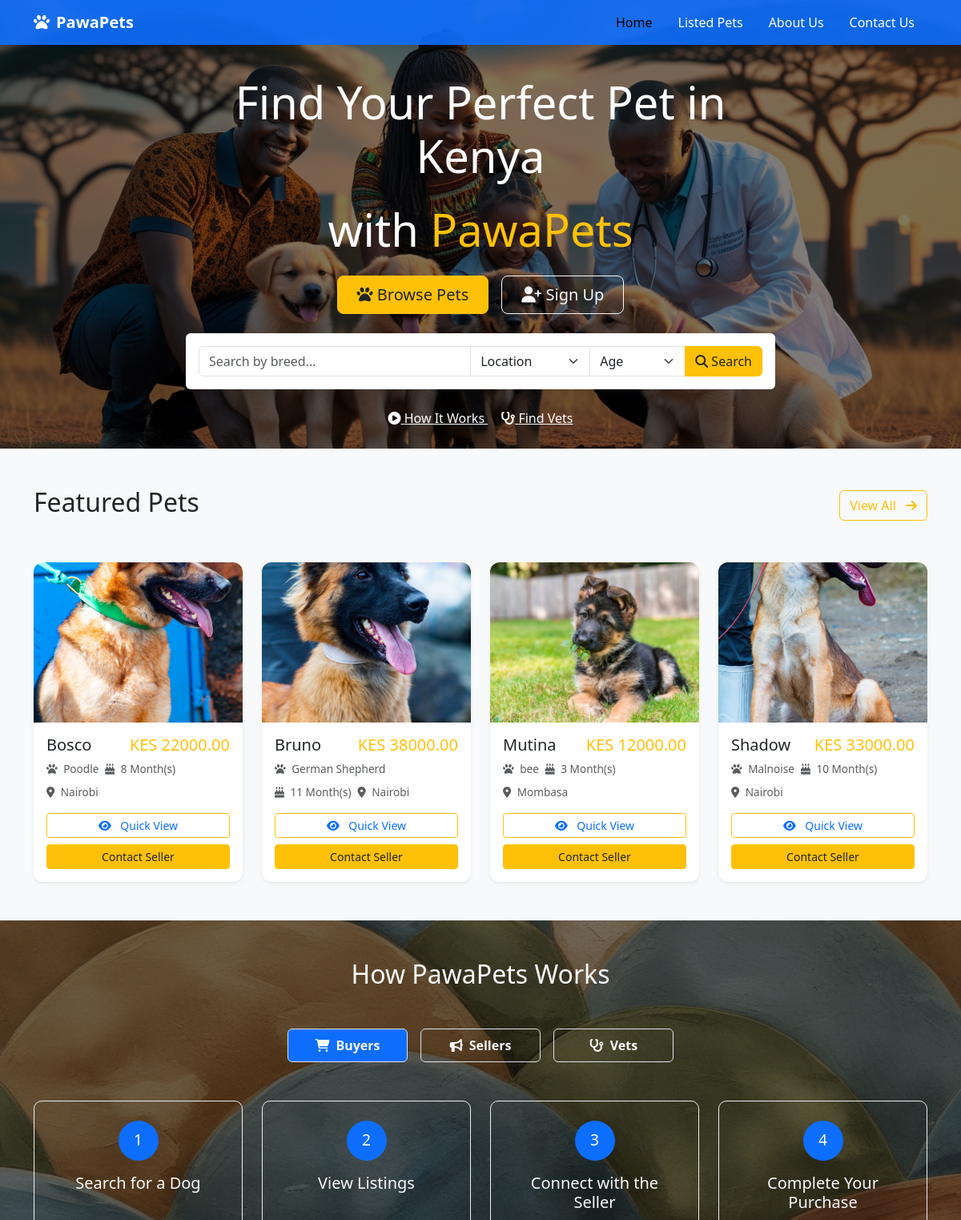
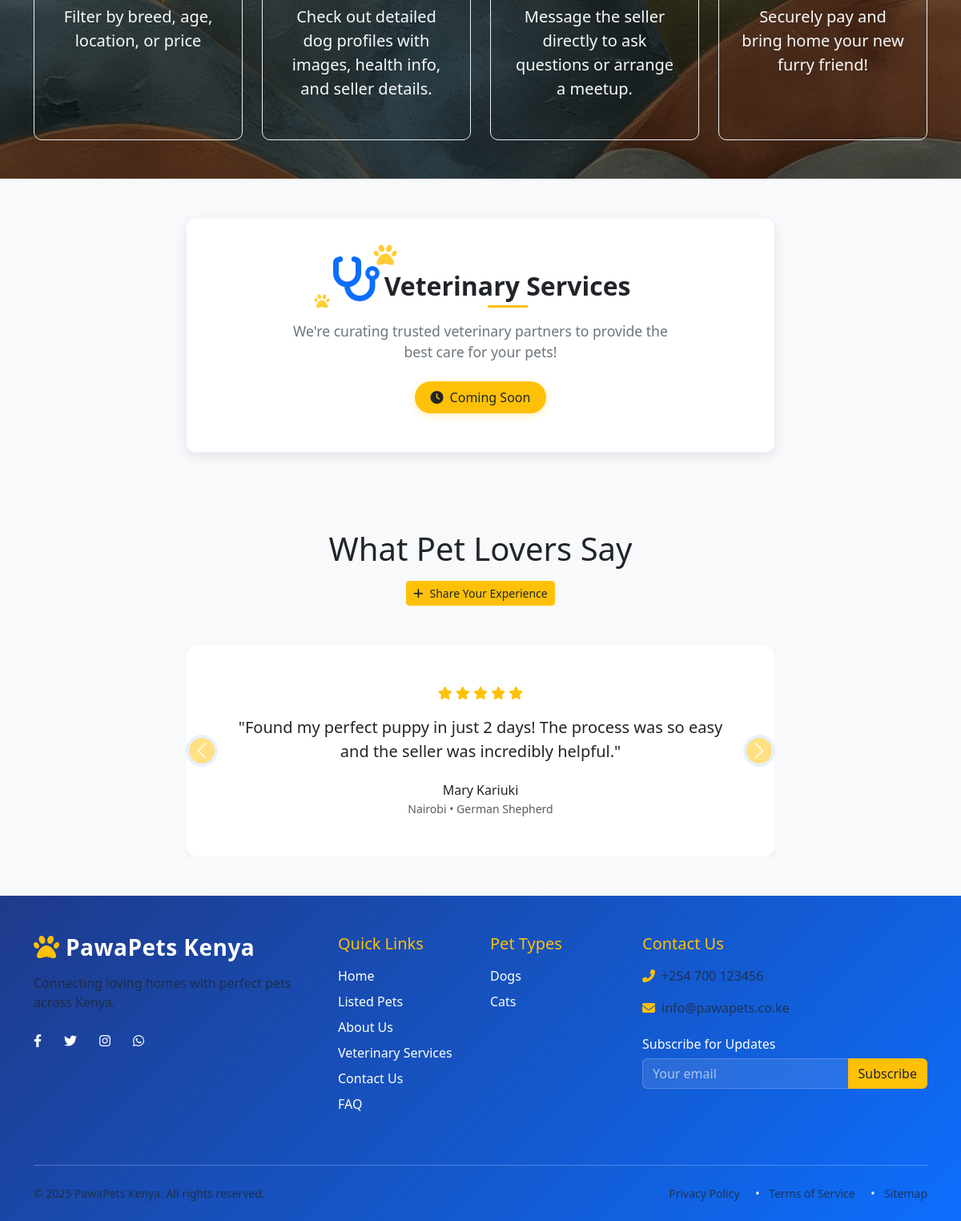
The page / on the database its author committed (2 pictures, top to bottom).
### tables this page shows
CREATE TABLE `puppy_listing` (
  `puppy_id` int(11) NOT NULL,
  `category_id` int(11) NOT NULL,
  `breed_id` int(11) NOT NULL,
  `puppy_name` varchar(100) NOT NULL,
  `puppy_age` int(11) NOT NULL,
  `puppy_location` varchar(100) NOT NULL,
  `price` decimal(10,2) NOT NULL,
  `puppy_desc` varchar(255) NOT NULL,
  `created_at` timestamp NOT NULL DEFAULT current_timestamp()
);

CREATE TABLE `pet_images` (
  `image_id` int(11) NOT NULL,
  `puppy_id` int(11) NOT NULL,
  `image_url` varchar(255) NOT NULL
);

CREATE TABLE `puppy_breed` (
  `breed_id` int(11) NOT NULL,
  `breed_name` varchar(100) NOT NULL
);

### Admin/functions/functions.php (the view, shortened to what this page needs)
<?php
function getHomePagePets() {
    global $con;
    if (!isset($_GET['breed'])) {
        $select_query = "
        SELECT
            pl.puppy_id,
            pl.puppy_name,
            pl.puppy_age,
            pl.puppy_location,
            pl.price,
            pl.puppy_desc,
            b.breed_name,
            MIN(pi.image_url) AS image_url
        FROM
            puppy_listing pl
        LEFT JOIN
            pet_images pi ON pl.puppy_id = pi.puppy_id
        LEFT JOIN
            puppy_breed b ON pl.breed_id = b.breed_id
        GROUP BY
            pl.puppy_id
        ORDER BY
            RAND()
        LIMIT 4";
        $result_query = mysqli_query($con, $select_query);
        while ($row = mysqli_fetch_assoc($result_query)) {
            $puppy_id = $row['puppy_id'];
            $puppy_title = $row['puppy_name'];
            $puppy_age = $row['puppy_age'];
            $puppy_location = $row['puppy_location'];
            $puppy_price = $row['price'];
            $puppy_desc = $row['puppy_desc'];
            $breed_title = $row['breed_name'] ?? 'Unknown';
            $img_query = mysqli_query($con, "SELECT image_url FROM pet_images WHERE puppy_id = $puppy_id LIMIT 1");
            $img_row = mysqli_fetch_assoc($img_query);
            $P_image_one = str_replace('../', '', $img_row['image_url'] ?? 'Images/default.jpg');
            echo "
            <div class='col-md-6 col-lg-4 col-xl-3'>
              <div class='card pet-card h-100 border-0 shadow-sm'
                   data-puppy-id='$puppy_id'
                   data-puppy-name='$puppy_title'
                   data-breed-name='$breed_title'
                   data-puppy-age='$puppy_age'
                   data-puppy-location='$puppy_location'
                   data-puppy-desc='$puppy_desc'
                   data-price='$puppy_price'
                   data-seller-name='Unknown Seller'
                   data-seller-rating='★★★★☆'>
                <div class='position-relative'>
                  <img src='$P_image_one' class='card-img-top pet-image' alt='$puppy_title'>
                </div>
                <div class='card-body'>
                  <div class='d-flex justify-content-between align-items-start mb-2'>
                    <h5 class='card-title mb-0'>$puppy_title</h5>
                    <h5 class='text-warning mb-0'>KES $puppy_price</h5>
                  </div>
                  <div class='pet-meta d-flex flex-wrap gap-2 mb-3'>
                   <span class='text-muted'><i class='fas fa-paw me-1'></i> $breed_title</span>
                    <span class='text-muted'><i class='fas fa-birthday-cake me-1'></i> $puppy_age Month(s)</span>
                    <span class='text-muted'><i class='fas fa-map-marker-alt me-1'></i> $puppy_location</span>
                  </div>
                  <div class='d-grid gap-2'>
                    <a href='#' class='btn btn-outline-primary btn-sm quick-view-btn'>
                        <i class='fas fa-eye me-2'></i> Quick View
                    </a>
                    <a href='contact_seller.php?puppy_id=$puppy_id' class='btn btn-warning btn-sm'>Contact Seller</a>
                  </div>
                </div>
              </div>
            </div>
            ";
        }
    }
}
?>

### rows shown on the page
puppy_listing: pet_images.image_url (picture), puppy_name "Bosco", price "22000.00", breed.breed_name "Poodle", puppy_age "8", puppy_location "Nairobi"
puppy_listing: pet_images.image_url (picture), puppy_name "Bruno", price "38000.00", breed.breed_name "German Shepherd", puppy_age "11", puppy_location "Nairobi"
puppy_listing: pet_images.image_url (picture), puppy_name "Mutina", price "12000.00", breed.breed_name "bee", puppy_age "3", puppy_location "Mombasa"
puppy_listing: pet_images.image_url (picture), puppy_name "Shadow", price "33000.00", breed.breed_name "Malnoise", puppy_age "10", puppy_location "Nairobi"
